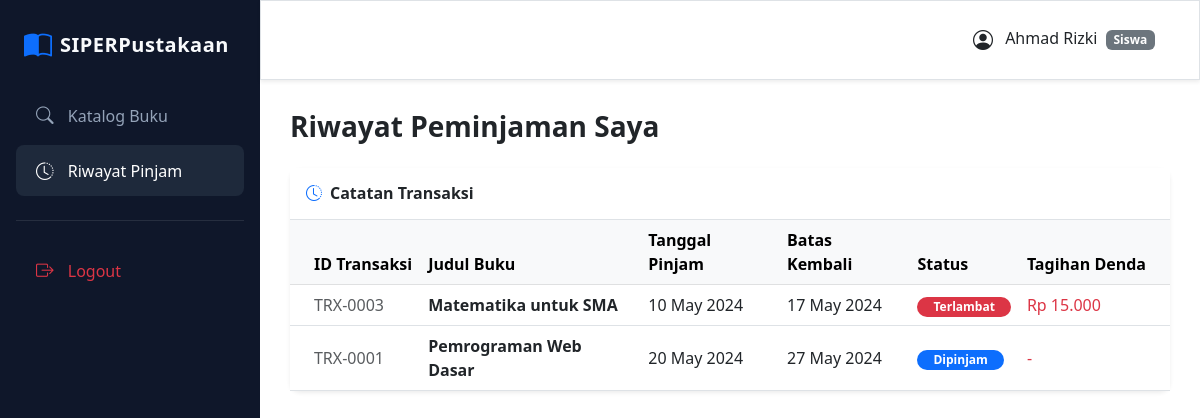
/riwayat.php (signed in), run on the app's committed database.
### tables this page shows
CREATE TABLE `peminjaman` (
  `id_peminjaman` int(11) NOT NULL AUTO_INCREMENT,
  `nis` varchar(20) NOT NULL,
  `kode_buku` varchar(20) NOT NULL,
  `tanggal_pinjam` date NOT NULL,
  `batas_kembali` date NOT NULL,
  `tanggal_kembali` date DEFAULT NULL,
  `status` enum('Dipinjam','Dikembalikan','Terlambat') DEFAULT 'Dipinjam',
  `denda` int(11) DEFAULT 0,
  PRIMARY KEY (`id_peminjaman`),
  KEY `nis` (`nis`),
  KEY `kode_buku` (`kode_buku`),
  CONSTRAINT `peminjaman_ibfk_1` FOREIGN KEY (`nis`) REFERENCES `anggota` (`nis`),
  CONSTRAINT `peminjaman_ibfk_2` FOREIGN KEY (`kode_buku`) REFERENCES `buku` (`kode_buku`)
);

CREATE TABLE `buku` (
  `kode_buku` varchar(20) NOT NULL,
  `judul` varchar(200) NOT NULL,
  `pengarang` varchar(100) NOT NULL,
  `penerbit` varchar(100) NOT NULL,
  `tahun_terbit` year(4) NOT NULL,
  `kategori` varchar(50) NOT NULL,
  `stok` int(11) NOT NULL,
  PRIMARY KEY (`kode_buku`)
);

### riwayat.php (the view, shortened to what this page needs)
<?php
include 'header.php';
$nis = $_SESSION['nis'];
?>
<h3 class="fw-bold mb-4">Riwayat Peminjaman Saya</h3>
<div class="card border-0 shadow-sm">
    <div class="card-header bg-white py-3 border-bottom">
        <h6 class="mb-0 fw-bold text-dark"><i class="bi bi-clock-history me-2 text-primary"></i>Catatan Transaksi</h6>
    </div>
    <div class="card-body p-0">
        <div class="table-responsive">
            <table class="table table-hover align-middle mb-0">
                <thead class="table-light">
                    <tr>
                        <th class="ps-4">ID Transaksi</th>
                        <th>Judul Buku</th>
                        <th>Tanggal Pinjam</th>
                        <th>Batas Kembali</th>
                        <th>Status</th>
                        <th class="pe-4">Tagihan Denda</th>
                    </tr>
                </thead>
                <tbody class="border-top-0">
                    <?php
                    mysqli_query($conn, "UPDATE peminjaman SET status='Terlambat', denda = DATEDIFF(CURDATE(), batas_kembali) * 500 WHERE status='Dipinjam' AND CURDATE() > batas_kembali AND nis='$nis'");
                    mysqli_query($conn, "UPDATE peminjaman SET denda = DATEDIFF(CURDATE(), batas_kembali) * 500 WHERE status='Terlambat' AND tanggal_kembali IS NULL AND nis='$nis'");
                    $q = mysqli_query($conn, "SELECT p.*, b.judul FROM peminjaman p JOIN buku b ON p.kode_buku=b.kode_buku WHERE p.nis='$nis' ORDER BY p.id_peminjaman DESC");
                    if(mysqli_num_rows($q) > 0):
                        while($r = mysqli_fetch_assoc($q)):
                            $badge = $r['status'] == 'Dipinjam' ? 'bg-primary' : ($r['status'] == 'Dikembalikan' ? 'bg-success' : 'bg-danger');
                    ?>
                    <tr>
                        <td class="ps-4"><span class="text-muted fw-medium">TRX-<?= sprintf('%04d', $r['id_peminjaman']) ?></span></td>
                        <td class="fw-bold"><?= htmlspecialchars($r['judul']) ?></td>
                        <td><?= date('d M Y', strtotime($r['tanggal_pinjam'])) ?></td>
                        <td><?= date('d M Y', strtotime($r['batas_kembali'])) ?></td>
                        <td><span class="badge <?= $badge ?> rounded-pill px-3"><?= $r['status'] ?></span></td>
                        <td class="pe-4 text-danger fw-medium"><?= $r['denda'] > 0 ? 'Rp '.number_format($r['denda'], 0, ',', '.') : '-' ?></td>
                    </tr>
                    <?php
                        endwhile;
                    else:
                        echo "<tr><td colspan='6' class='text-center py-5 text-muted'>Belum ada riwayat peminjaman. Ayo pinjam buku pertamamu!</td></tr>";
                    endif;
                    ?>
                </tbody>
            </table>
        </div>
    </div>
</div>
<?php include 'footer.php'; ?>

### header.php (style rules this page uses)
.card { border-radius: 10px; border: none; box-shadow: 0 1px 3px rgba(0,0,0,0.1); }

### data on the page
peminjaman: id_peminjaman "0003", kode_buku.judul "Matematika untuk SMA", tanggal_pinjam "10 May 2024", batas_kembali "17 May 2024", status "Terlambat", denda "15.000"
peminjaman: id_peminjaman "0001", kode_buku.judul "Pemrograman Web Dasar", tanggal_pinjam "20 May 2024", batas_kembali "27 May 2024", status "Dipinjam"

### other printed values
$_SESSION['nama'] "Ahmad Rizki"
$role "Siswa"
